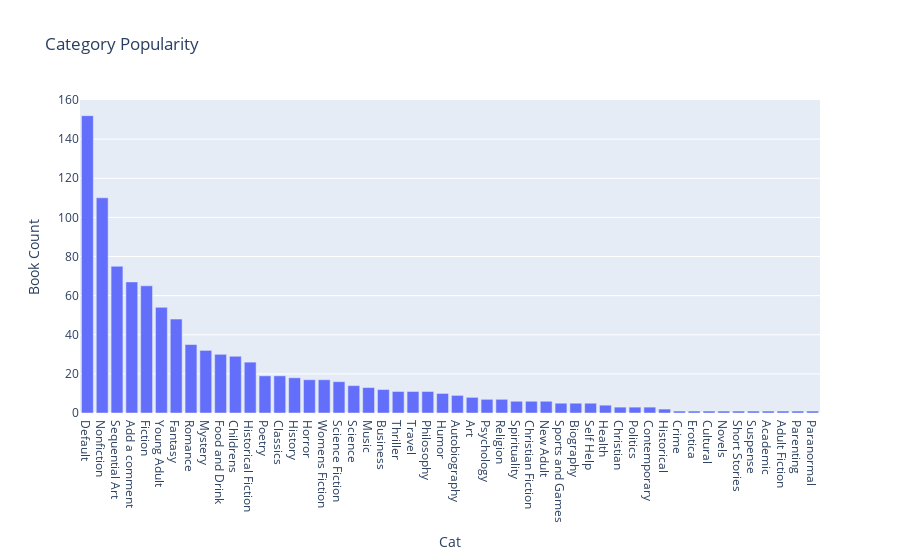

The notebook cell saved with this chart:
### Markdown cell above
# Interactive plots using Plotly for filtering and exploration

### Code cell
import plotly.express as px
category_counts = df['category'].value_counts().reset_index()
category_counts.columns = ['category', 'count']

fig_popularity = px.bar(
    category_counts,
    x='category',
    y='count',
    title='Category Popularity',
    labels={'count': 'Book Count', 'category': 'Cat'},
)

fig_popularity.show()

### Figure 1 — Plotly figure (JSON) as saved in the notebook; plotly's stock layout.template omitted (floating-point values rounded to 4 significant figures)
{"data": [{"alignmentgroup": "True", "hovertemplate": "Cat=%{x}<br>Book Count=%{y}<extra></extra>", "legendgroup": "", "marker": {"color": "#636efa", "pattern": {"shape": ""}}, "name": "", "offsetgroup": "", "orientation": "v", "showlegend": false, "textposition": "auto", "type": "bar", "x": ["Default", "Nonfiction", "Sequential Art", "Add a comment", "Fiction", "Young Adult", "Fantasy", "Romance", "Mystery", "Food and Drink", "Childrens", "Historical Fiction", "Poetry", "Classics", "History", "Horror", "Womens Fiction", "Science Fiction", "Science", "Music", "Business", "Thriller", "Travel", "Philosophy", "Humor", "Autobiography", "Art", "Psychology", "Religion", "Spirituality", "Christian Fiction", "New Adult", "Sports and Games", "Biography", "Self Help", "Health", "Christian", "Politics", "Contemporary", "Historical", "Crime", "Erotica", "Cultural", "Novels", "Short Stories", "Suspense", "Academic", "Adult Fiction", "Parenting", "Paranormal"], "xaxis": "x", "y": [152, 110, 75, 67, 65, 54, 48, 35, 32, 30, 29, 26, 19, 19, 18, 17, 17, 16, 14, 13, 12, 11, 11, 11, 10, 9, 8, 7, 7, 6, 6, 6, 5, 5, 5, 4, 3, 3, 3, 2, 1, 1, 1, 1, 1, 1, 1, 1, 1, 1], "yaxis": "y"}], "layout": {"barmode": "relative", "legend": {"tracegroupgap": 0}, "title": {"text": "Category Popularity"}, "xaxis": {"anchor": "y", "domain": [0, 1], "title": {"text": "Cat"}}, "yaxis": {"anchor": "x", "domain": [0, 1], "title": {"text": "Book Count"}}}}
